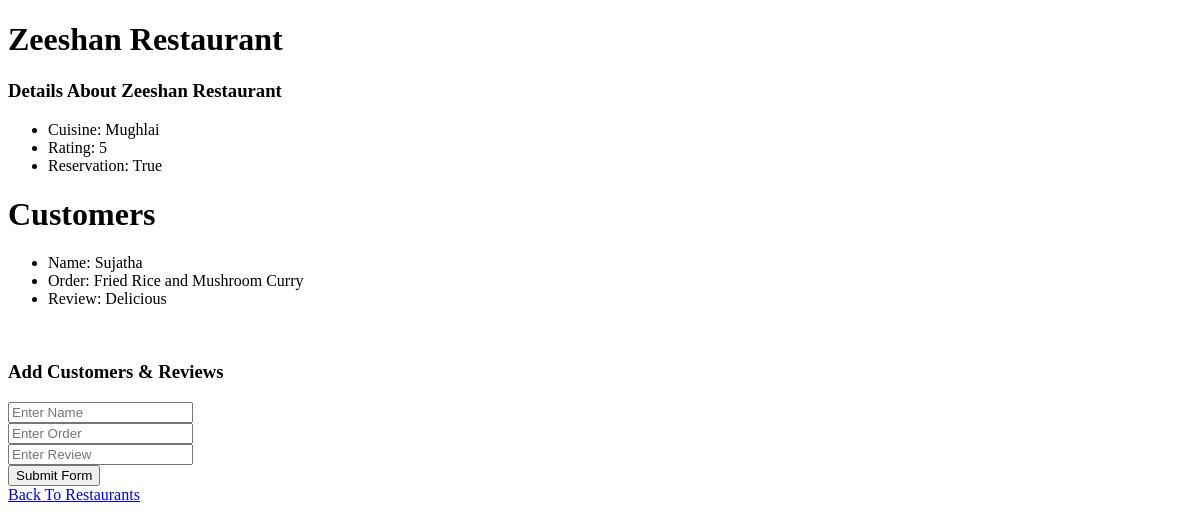
Page /restaurants/5 on the earlier database version.
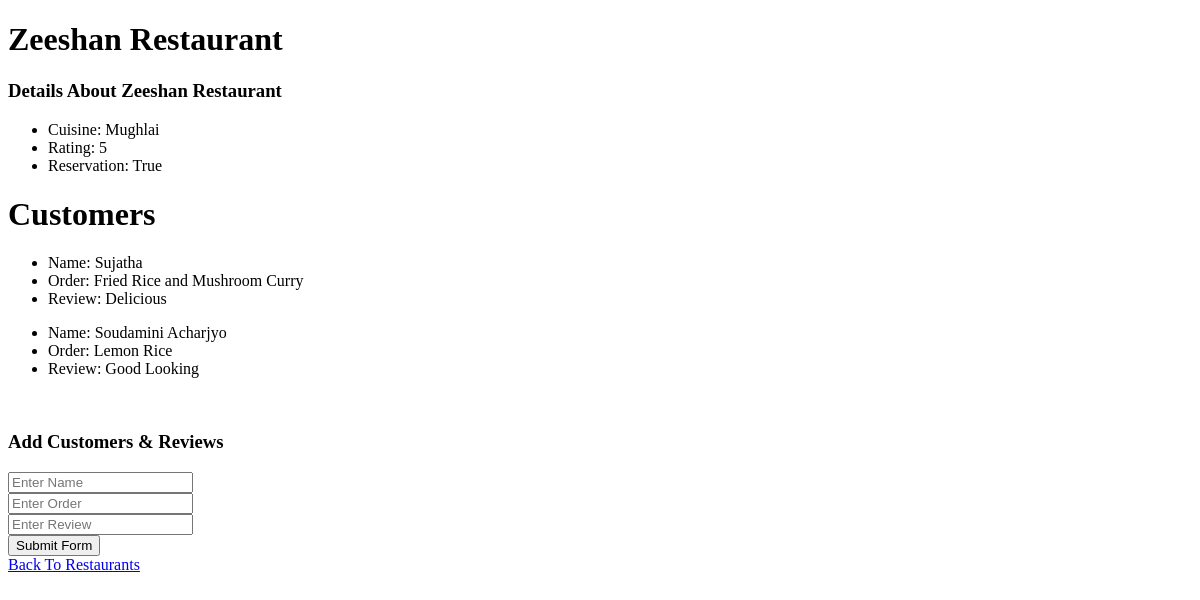
Same page on the later database version.
### restaurant/models.py (models this page shows, shortened)
class People(models.Model):
    name = models.CharField(max_length=32 , blank=False)
    order = models.CharField(max_length=32 , blank=False)
    review = models.CharField(max_length=50)
    conneection = models.ManyToManyField(Restaurant , blank=False , related_name="people")

### restaurant/views.py (the view)
# urls.py: path("restaurants/" , include("restaurant.urls")),
def restaurant(request , restaurant_id):
    restaurant = Restaurant.objects.get(pk=restaurant_id)
    return render(request , 'restaurant/diner.html' , {
        "restaurant": restaurant,
        "peoples" : restaurant.people.all()
    })

### restaurant/templates/restaurant/diner.html (shortened to what this page needs)
{% extends 'restaurant/layout.html' %}
{% block body %}
    <h1>{{ restaurant.name }}</h1>
    <h3>Details About {{ restaurant.name }}</h3>
    <ul>
        <li>Cuisine: {{ restaurant.cuisine }}</li>
        <li>Rating: {{ restaurant.rating }}</li>
        <li>Reservation: {{ restaurant.reservation }}</li>
    </ul>
    <h1>Customers</h1>
    {% for people in peoples %}
    <ul>
        <li>Name: {{ people.name }}</li>
        <li>Order: {{ people.order }}</li>
        <li>Review: {{ people.review }}</li>
    </ul>
    {% endfor %}
        <br>
    <h3>Add Customers & Reviews</h3>
    <form action="{% url 'book' restaurant.id %}" method="POST">
        <input type="text" name="name" placeholder="Enter Name"><br>
        <input type="text" name="order" placeholder="Enter Order"><br>
        <input type="text" name="review" placeholder="Enter Review"><br>
        <input type="submit" value="Submit Form">
    </form>
    <a href="{% url 'index' %}">Back To Restaurants</a>
{% endblock %}

Differences in the rows shown:
added People: name "Soudamini Acharjyo", order "Lemon Rice", review "Good Looking"
